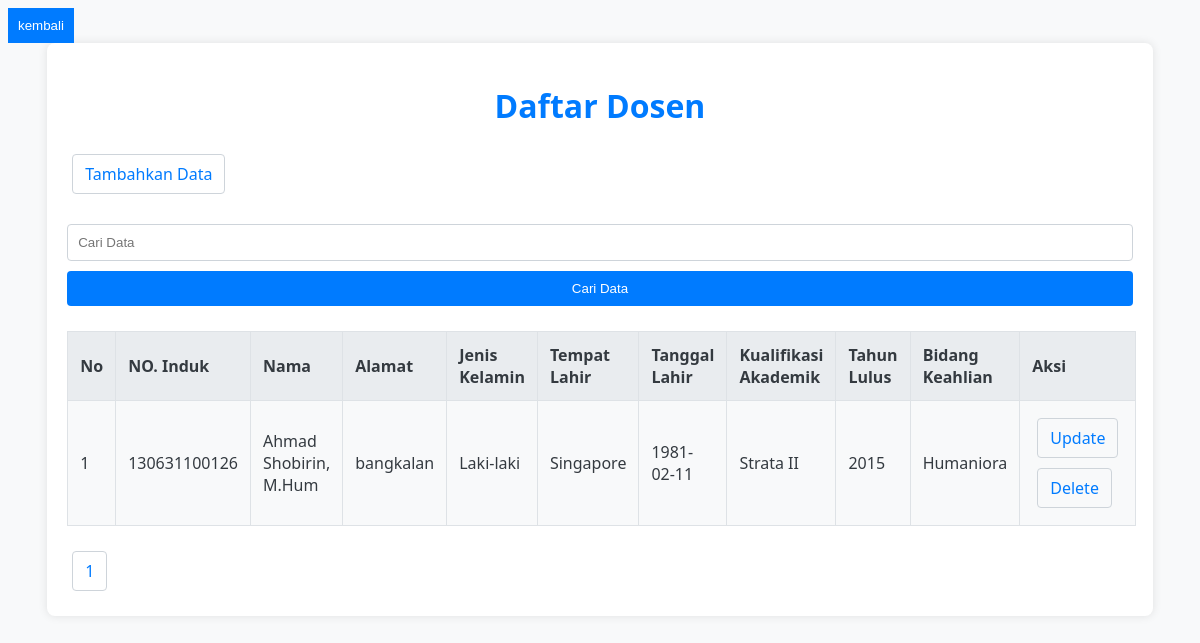
The app's page /index.php?cari=Ahmad Shobirin, M.Hum with its own data.
### tables this page shows
CREATE TABLE IF NOT EXISTS `daftar_dosen` (
  `id` int unsigned NOT NULL AUTO_INCREMENT,
  `NO_INDUK` varchar(20) NOT NULL,
  `Nama` varchar(100) DEFAULT NULL,
  `alamat` varchar(100) DEFAULT NULL,
  `jenis_kelamin` enum('L','P') DEFAULT NULL,
  `Tempat_Lahir` varchar(50) DEFAULT NULL,
  `Tanggal_Lahir` date DEFAULT NULL,
  `kualifikasi_akademik` varchar(20) DEFAULT NULL,
  `tahun_lulus` int DEFAULT NULL,
  `Bidang_Keahlian` varchar(50) DEFAULT NULL,
  `updated_at` timestamp NULL DEFAULT NULL,
  PRIMARY KEY (`id`)
);

### index.php (the view, shortened to what this page needs)
<?php
include "koneksi.php";
$cari = isset($_GET['cari']) ? $_GET['cari'] : "";
if (isset($_GET['cari'])) {
    echo "<button style='background-color:#007bff; padding:10px; border:none;'><a href = 'index.php' style='color:white; text-decoration:none;'>kembali</a></button>";
}
$limit = 5;
$page = isset($_GET['page']) ? (int)$_GET['page'] : 1;
$start = ($page > 1) ? ($page * $limit) - $limit : 0;
$total = mysqli_query($connect, "SELECT COUNT(*) AS total FROM `daftar_dosen` WHERE `Nama` LIKE '%$cari%' OR `NO_INDUK` LIKE '%$cari%' OR `alamat` LIKE '%$cari%' OR `jenis_kelamin` LIKE '%$cari%' OR `Tempat_Lahir` LIKE '%$cari%' OR `Tanggal_Lahir` LIKE '%$cari%' OR `kualifikasi_akademik` LIKE '%$cari%' OR `tahun_lulus` LIKE '%$cari%' OR `Bidang_Keahlian` LIKE '%$cari%'");
$total = mysqli_fetch_assoc($total)['total'];
$pages = ceil($total / $limit);
$read = mysqli_query($connect,"SELECT * FROM `daftar_dosen` WHERE `Nama` LIKE '%$cari%' OR `NO_INDUK` LIKE '%$cari%' OR `alamat` LIKE '%$cari%' OR `jenis_kelamin` LIKE '%$cari%' OR `Tempat_Lahir` LIKE '%$cari%' OR `Tanggal_Lahir` LIKE '%$cari%' OR `kualifikasi_akademik` LIKE '%$cari%' OR `tahun_lulus` LIKE '%$cari%' OR `Bidang_Keahlian` LIKE '%$cari%' LIMIT $start, $limit");
?>
<!DOCTYPE html>
<html lang="en">
<head>
</head>
<body>
    <div class="container">
        <h1>Daftar Dosen</h1>
        <form action="" method="post">
            <a href="create.php" class="btn">Tambahkan Data</a>
        </form>
        <form method="get" action="index.php">
            <input type="text" name="cari" placeholder="Cari Data" autocomplete="off" autofocus>
            <input type="submit" value="Cari Data">
        </form>
        <table>
            <tr>
                <th>No</th>
                <th>NO. Induk</th>
                <th>Nama</th>
                <th>Alamat</th>
                <th>Jenis Kelamin</th>
                <th>Tempat Lahir</th>
                <th>Tanggal Lahir</th>
                <th>Kualifikasi Akademik</th>
                <th>Tahun Lulus</th>
                <th>Bidang Keahlian</th>
                <th>Aksi</th>
            </tr>
            <?php $no = $start + 1; ?>
            <?php while($item = mysqli_fetch_assoc($read)) :?>
            <tr>
                <td><?php echo $no; ?></td>
                <td><?php echo $item["NO_INDUK"]; ?></td>
                <td><?php echo $item["Nama"]; ?></td>
                <td><?php echo $item["alamat"]; ?></td>
                <td>
                    <?php echo $item["jenis_kelamin"] == "L" ? "Laki-laki" : "Perempuan"; ?>
                </td>
                <td><?php echo $item["Tempat_Lahir"]; ?></td>
                <td><?php echo $item["Tanggal_Lahir"]; ?></td>
                <td><?php echo $item["kualifikasi_akademik"]; ?></td>
                <td><?php echo $item["tahun_lulus"]; ?></td>
                <td><?php echo $item["Bidang_Keahlian"]; ?></td>
                <td>
                    <a href="update.php?aksi=update&id=<?php echo $item['id'];?>&NO_INDUK=<?php echo $item['NO_INDUK'];?>&Nama=<?php echo $item['Nama'];?>&alamat=<?php echo $item['alamat'];?>&jenis_kelamin=<?php echo $item['jenis_kelamin'];?>&Tempat_Lahir=<?php echo $item['Tempat_Lahir'];?>&Tanggal_Lahir=<?php echo $item['Tanggal_Lahir'];?>&kualifikasi_akademik=<?php echo $item['kualifikasi_akademik'];?>&tahun_lulus=<?php echo $item['tahun_lulus'];?>&Bidang_Keahlian=<?php echo $item['Bidang_Keahlian'];?>"
                        class="btn">Update</a>
                    <a href="delete.php?delete&id=<?php echo $item['id']; ?>"
                        onclick="return confirm('yakin ingin menghapus')" class="btn">Delete</a>
                </td>
            </tr>
            <?php $no++?>
            <?php endwhile; ?>
        </table>
        <div>
            <?php for ($i = 1; $i <= $pages; $i++) : ?>
            <a href="?page=<?php echo $i; ?>&cari=<?php echo $cari; ?>" class="btn"><?php echo $i; ?></a>
            <?php endfor; ?>
        </div>
    </div>
</body>
</html>

### index.php (style rules this page uses)
body { font-family: 'Segoe UI', Tahoma, Geneva, Verdana, sans-serif; background-color: #f8f9fa; color: #343a40; }
.container { width: 90%; margin: 0 auto; padding: 20px; background-color: #ffffff; box-shadow: 0 0 10px rgba(0, 0, 0, 0.1); border-radius: 8px; }
h1 { text-align: center; color: #007bff; }
form { margin-bottom: 20px; }
input[type="text"], input[type="submit"] { padding: 10px; margin: 5px 0; border: 1px solid #ced4da; border-radius: 4px; width: 100%; box-sizing: border-box; }
input[type="submit"] { background-color: #007bff; color: white; border: none; cursor: pointer; }
table { width: 100%; border-collapse: collapse; margin-bottom: 20px; }
table, th, td { border: 1px solid #dee2e6; }
th, td { padding: 12px; text-align: left; }
th { background-color: #e9ecef; }
tr:nth-child(even) { background-color: #f8f9fa; }
.btn { padding: 8px 12px; margin: 5px; border: 1px solid #ced4da; border-radius: 4px; text-decoration: none; color: #007bff; display: inline-block; transition: 0.5s; }

### records on screen
daftar_dosen: NO_INDUK "130631100126", Nama "Ahmad Shobirin, M.Hum", alamat "bangkalan", jenis_kelamin "Laki-laki", Tempat_Lahir "Singapore", Tanggal_Lahir "1981-02-11", kualifikasi_akademik "Strata II", tahun_lulus "2015", Bidang_Keahlian "Humaniora"
